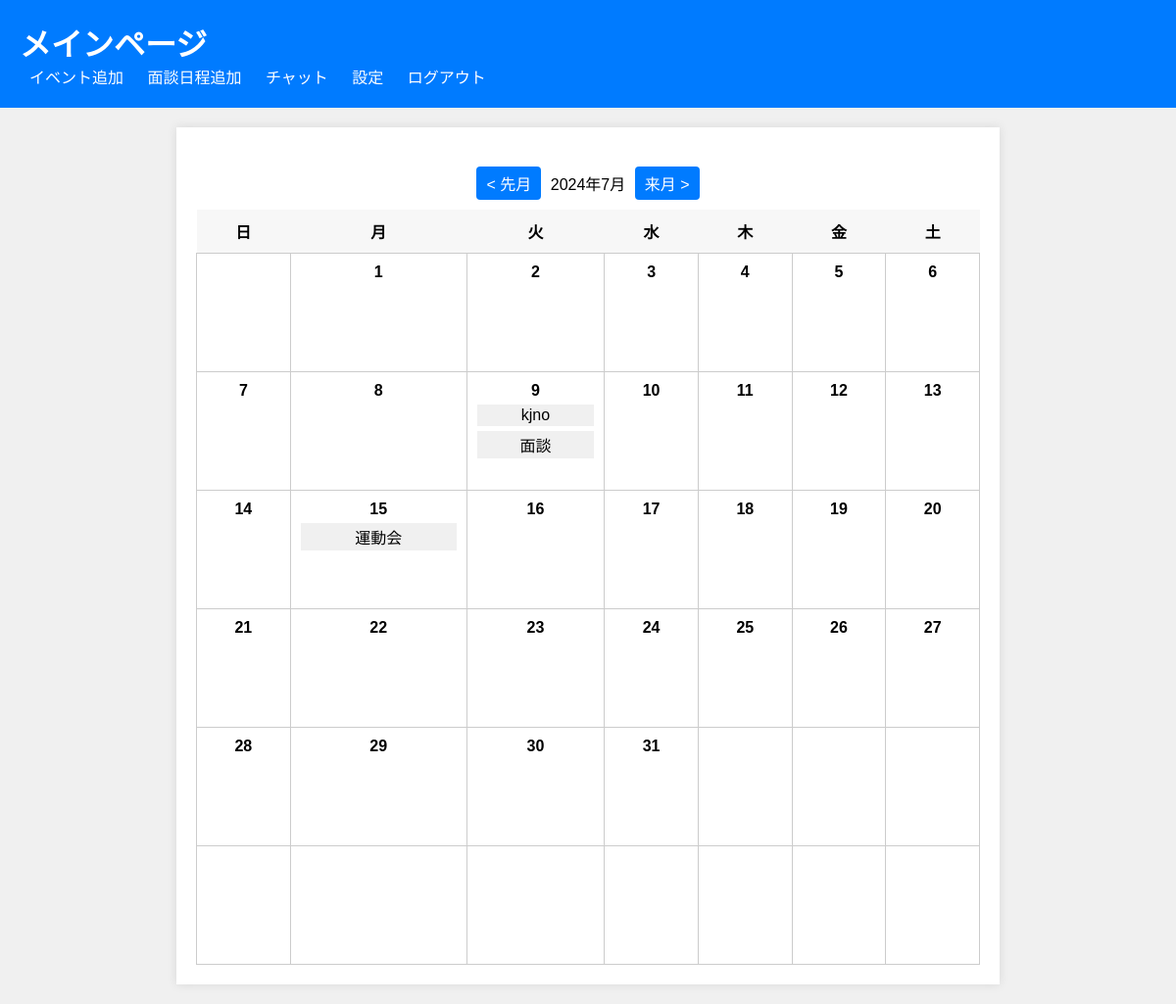
The page /?year=2024&month=7 (signed in) on the database its author committed.
### tables this page shows
CREATE TABLE `schedules` (
  `id` int(10) NOT NULL,
  `username` varchar(50) NOT NULL,
  `event` varchar(255) NOT NULL,
  `date` date NOT NULL,
  `time` time NOT NULL
);

### index.php (the view, shortened to what this page needs)
<?php
$servername = "localhost";
$username = "root";
$password = "";
$dbname = "pbl_db";
$conn = new mysqli($servername, $username, $password, $dbname);
$username = $_SESSION['username'];
$sql = "SELECT attribute FROM accounts WHERE username = ?";
$stmt = $conn->prepare($sql);
$stmt->bind_param("s", $username);
$stmt->execute();
$result = $stmt->get_result();
$row = $result->fetch_assoc();
$attribute = $row['attribute'];
$year = isset($_GET['year']) ? $_GET['year'] : date('Y');
$month = isset($_GET['month']) ? $_GET['month'] : date('m');
$prevYear = $year;
$prevMonth = $month - 1;
$nextYear = $year;
$nextMonth = $month + 1;
$daysInMonth = date('t', strtotime($year . '-' . $month . '-01'));
$calendarData = array();
for ($day = 1; $day <= $daysInMonth; $day++) {
    $date = $year . '-' . $month . '-' . str_pad($day, 2, '0', STR_PAD_LEFT);
    $sql = "SELECT * FROM appointments WHERE date = ?";
    $stmt = $conn->prepare($sql);
    $stmt->bind_param("s", $date);
    $stmt->execute();
    $appointmentsResult = $stmt->get_result();
    $sql = "SELECT * FROM schedules WHERE date = ?";
    $stmt = $conn->prepare($sql);
    $stmt->bind_param("s", $date);
    $stmt->execute();
    $eventsResult = $stmt->get_result();
    $calendarData[$date] = array(
        'appointments' => $appointmentsResult->fetch_all(MYSQLI_ASSOC),
        'events' => $eventsResult->fetch_all(MYSQLI_ASSOC)
    );
}
?>
<!DOCTYPE html>
<html lang="ja">
<head>
</head>
<body>
    <div class="header">
        <h1>メインページ</h1>
        <?php if ($attribute == 1): ?>
            <a href="add_event.php">イベント追加</a>
        <?php endif; ?>
        <a href="add_appointment.php">面談日程追加</a>
        <a href="talk.php">チャット</a>
        <?php if (($attribute == 1) || ($attribute==3)): ?>
            <a href="setting.php">設定</a>
        <?php endif; ?>
        <a href="logout.php">ログアウト</a>
    </div>
    <div class="container">
        <div class="calendar-container">
            <div class="month-navigation">
                <a href="?year=<?php echo $prevYear; ?>&month=<?php echo $prevMonth; ?>">&lt; 先月</a>
                <span><?php echo $year; ?>年<?php echo $month; ?>月</span>
                <a href="?year=<?php echo $nextYear; ?>&month=<?php echo $nextMonth; ?>">来月 &gt;</a>
            </div>
            <table class="calendar">
                <tr>
                    <th>日</th>
                    <th>月</th>
                    <th>火</th>
                    <th>水</th>
                    <th>木</th>
                    <th>金</th>
                    <th>土</th>
                </tr>
                <?php
                $firstDayOfWeek = date('w', strtotime($year . '-' . $month . '-01'));
                $daysInMonth = date('t', strtotime($year . '-' . $month . '-01'));
                $currentDay = 1;
                for ($week = 1; $week <= 6; $week++) {
                    echo "<tr>";
                    for ($dayOfWeek = 0; $dayOfWeek < 7; $dayOfWeek++) {
                        if (($week === 1 && $dayOfWeek < $firstDayOfWeek) || $currentDay > $daysInMonth) {
                            echo "<td></td>";
                        } else {
                            $date = $year . '-' . $month . '-' . str_pad($currentDay, 2, '0', STR_PAD_LEFT);
                            echo "<td>";
                            echo "<div class='day'>" . $currentDay . "</div>";
                            foreach ($calendarData[$date]['events'] as $event) {
                                echo "<div class='event' onclick='openModal(\"" . $event['id'] . "\", \"" . $event['event'] . "\", \"" . $event['date'] . "\", \"" . $event['time'] . "\")'>" . $event['event'] . "</div>";
                            }
                            echo "</td>";
                            $currentDay++;
                        }
                    }
                    echo "</tr>";
                }
                ?>
            </table>
        </div>
    </div>
</body>
</html>

### index.php (style rules this page uses)
body { font-family: Arial, sans-serif; background-color: #f0f0f0; margin: 0; }
.container { background-color: #fff; padding: 20px; width: 80%; max-width: 800px; margin: 20px auto; text-align: center; box-shadow: 0 0 10px rgba(0, 0, 0, 0.1); }
.header { background-color: #007bff; color: white; padding: 20px; position: sticky; top: 0; z-index: 1; }
.header h1 { margin: 0; }
.header a { color: white; text-decoration: none; margin: 0 10px; }
.calendar-container { margin-top: 20px; }
.calendar { width: 100%; border-collapse: collapse; }
.calendar th { background-color: #f7f7f7; padding: 10px; text-align: center; }
.calendar td { padding: 10px; border: 1px solid #ccc; vertical-align: top; height: 100px; }
.calendar .day { font-weight: bold; }
.calendar .event, .calendar .appointment { margin-top: 5px; padding: 2px; cursor: pointer; }
.calendar .event { background-color: #f0f0f0; }
.month-navigation { margin-bottom: 10px; }
.month-navigation a { display: inline-block; padding: 5px 10px; background-color: #007bff; color: white; text-decoration: none; border-radius: 4px; margin: 0 5px; }

### rows shown on the page
schedules: event "kjno"
schedules: event "面談"
schedules: event "運動会"

### other values the page prints
$year "2024"
$month "7"
